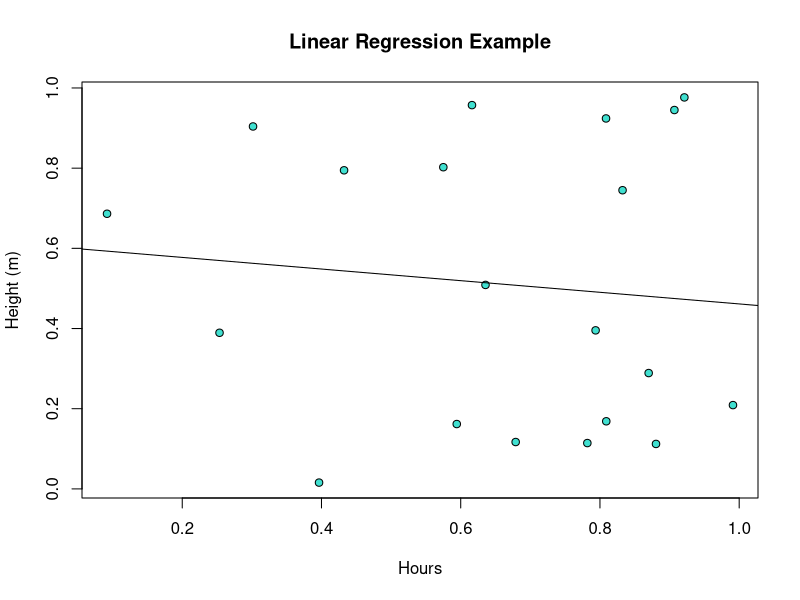
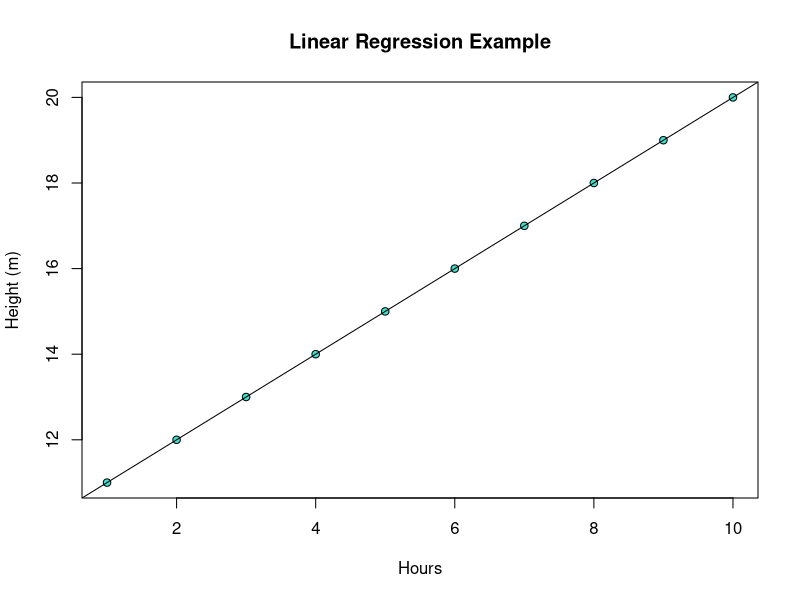
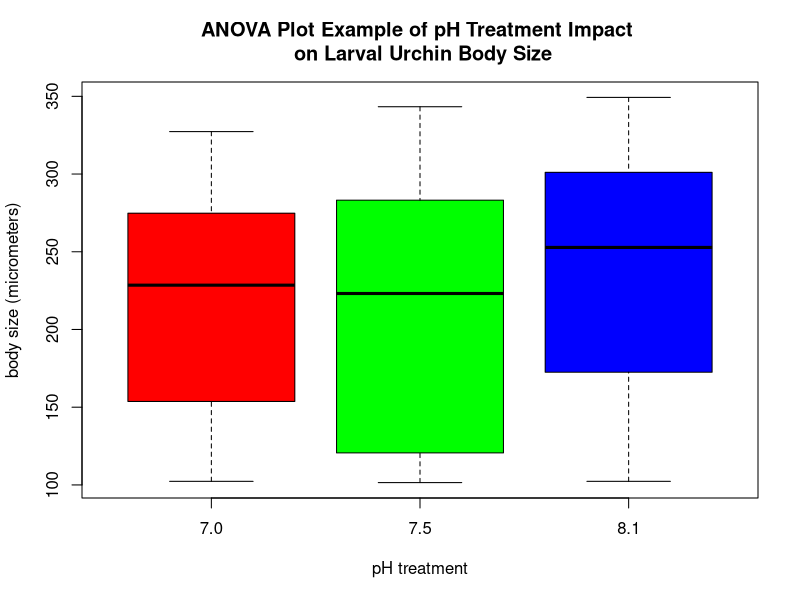
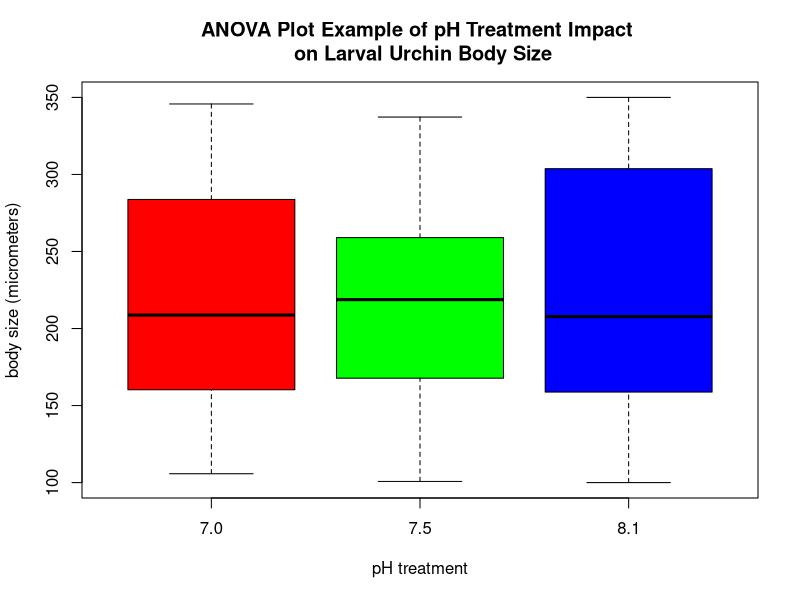
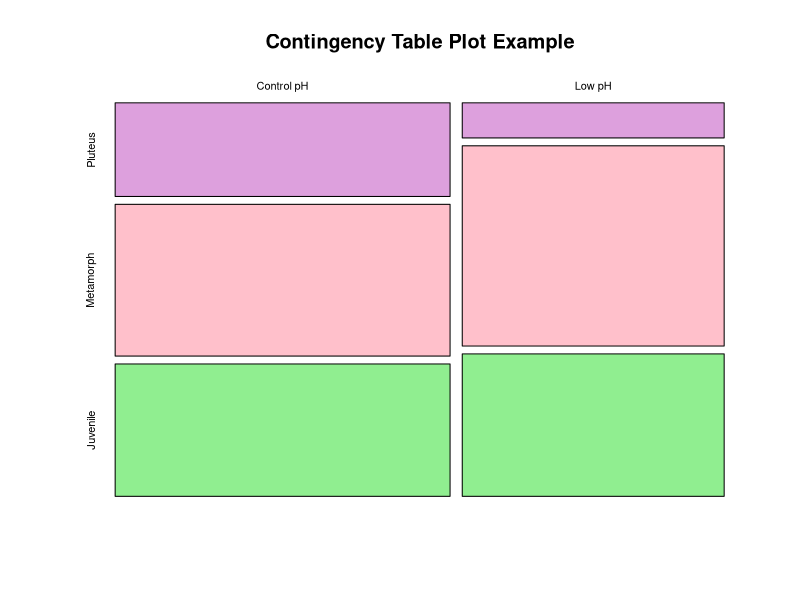
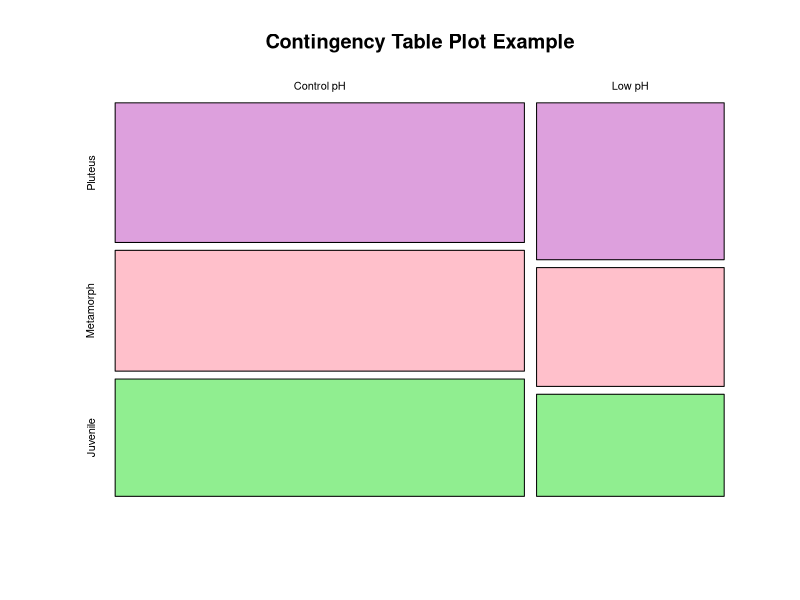
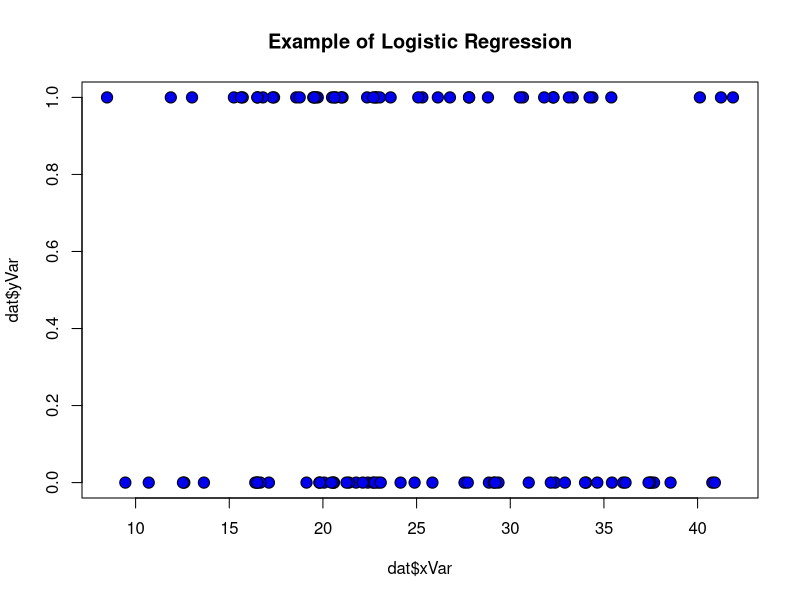
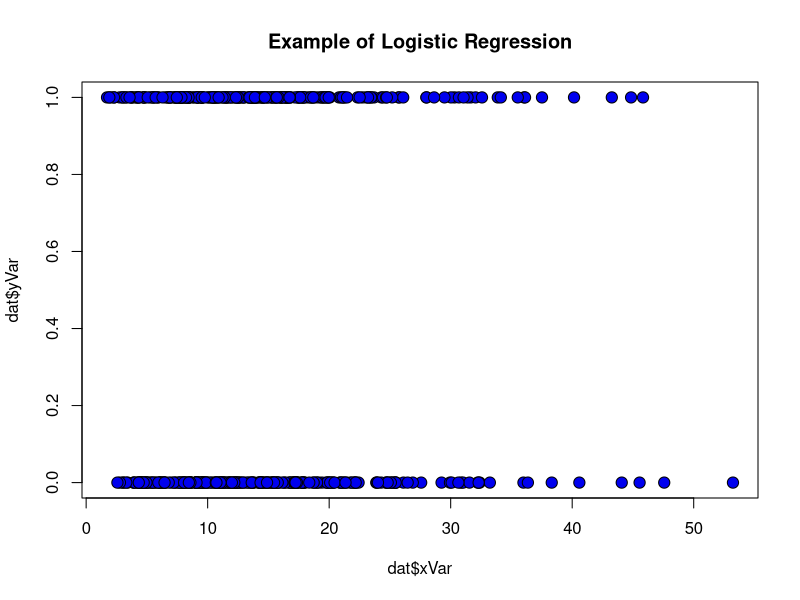

Reproduce these figures in R, in order.
## ---- chunk 1
# Function: fitLinRegOutput
# Fits a simple linear regression, provides the output only (without plot)
# inputs: numeric vector of predictor variable 'x' and response variable 'y'
# outputs: slope, p-value, standard error, and t-value
fitLinRegOutput <- function(x=runif(37),y=runif(37)){
  myModel <- lm(y~x)
  myOutput <-c(slope=summary(myModel)$coefficients[2,1],
            pValue=summary(myModel)$coefficients[2,4],
            stdErr=summary(myModel)$coefficients[2,2],
            tValue=summary(myModel)$coefficients[2,3])
  return(myOutput)
}            

# Running function with default settings
fitLinRegOutput()
## ---- chunk 2
# Function: fitLinRegPlot
# Plots linear regression
# inputs: numeric vector of predictor variable 'x' and response variable 'y'
# output: linear regression plot
fitLinRegPlot <- function(x=runif(20),y=runif(20)){
  myModel <- lm(y~x)
  myOutput <- plot(x=x,y=y, pch=21, bg="turquoise", main = "Linear Regression Example", xlab = "Hours", ylab = "Height (m)")
  abline(myModel)
  return(myOutput)
}

# Running function with default settings
fitLinRegPlot()
## ---- chunk 3
# Making matrix for testing function
data <- matrix(c(1:20), ncol = 2, nrow = 10)
x<-data[,1]
y<-data[,2]

# Testing LinRegOutput Function
fitLinRegOutput(x=x,y=y)

# Testing LinRegPlot Function
fitLinRegPlot(x=x,y=y)

## ---- chunk 4
# Function: fitANOVA
# Runs an analysis of variance test on the data, provides the output only (without plot)
# inputs: numeric vectors xVar (predictor) and yVar (response)
# outputs: test statistic, df, p-value


#xVar=as.factor(rep(c("pH_8.1","pH_7.5","pH_7.0"),each=50))
#rand<-seq(from=100,to=350,by=0.5)
#sample(rand,150,replace=TRUE)

fitANOVA <- function(xVar=as.factor(rep(c("pH_8.1","pH_7.5","pH_7.0"),each=50)), yVar= sample(seq(from=100,to=350,by=0.1), 150, replace=TRUE)){
  dataFrame <- data.frame(xVar,yVar)
  myAOVModel <- aov(yVar~xVar,data = dataFrame)
  myAOVOutput<-summary(myAOVModel)
  return(myAOVOutput)
}

# Running function with default settings
fitANOVA()
## ---- chunk 5
# Function: fitANOVAPlot
# Plots boxplot from analysis of variance
# inputs: numeric vectors xVar (predictor) and yVar (response)
# outputs: boxplot

fitANOVAPlot <- function(xVar=as.factor(rep(c("8.1","7.5","7.0"),each=50)), yVar= sample(seq(from=100,to=350,by=0.1), 150, replace=TRUE)){
  dataFrame <- data.frame(xVar,yVar)
  
  myAOVPlot <- boxplot(yVar~xVar, data=dataFrame, col=c("red", "green", "blue"), main = "ANOVA Plot Example of pH Treatment Impact \n on Larval Urchin Body Size", xlab = "pH treatment", ylab = "body size (micrometers)")
  return(myAOVPlot)
}

# Running function with default settings
fitANOVAPlot()
## ---- chunk 6
# Making dataframe for testing functions
xVar <- as.factor(rep(c("8.1","7.5","7.0"),each=50))
yVar <- sample(seq(from=100,to=350,by=0.25), 150, replace=TRUE)
dat <- data.frame(xVar,yVar)

# Testing fitANOVA function
fitANOVA(dat)

# Testing fitANOVAPlot function
fitANOVAPlot(dat)
## ---- chunk 7
# Function: ContTable
# Computes a table from chi-square analysis
# inputs: xVar & yVar (both discrete variables)
# outputs: chi-squared value, df, and p-value

ContTable <- function(xVar=sample(1:100, 3), yVar=sample(1:100, 3)){
  dat <- rbind(xVar,yVar)
  rownames(dat) <- c("Control pH", "Low pH")
  colnames(dat) <- c("Pluteus", "Metamorph", "Juvenile")
CSMod <- chisq.test(dat)
return(print(CSMod))
}

# Running function with default settings
ContTable()
## ---- chunk 8
# Function: ContTablePlot
# Plots results from contingency table
# inputs: xVar & yVar (both discrete variables)
# outputs: contingency table plot (based on chi-squared analysis)

ContTablePlot <- function(xVar=sample(1:100, 3), yVar=sample(1:100, 3)){
  dat <- rbind(xVar,yVar)
  rownames(dat) <- c("Control pH", "Low pH")
  colnames(dat) <- c("Pluteus", "Metamorph", "Juvenile")
  MyPlot <- mosaicplot(x=dat, col = c("plum","pink","lightgreen"), main = "Contingency Table Plot Example")
  return(MyPlot)
}

# Running function with default settings
ContTablePlot()
## ---- chunk 9
# Making 'fake' dataframe for analysis
xVar2 <- c(200,173,168)
yVar2 <- c(103,78,67)
dat2 <- rbind(xVar2,yVar2)

# Testing ContTable function
ContTable(xVar=dat2[1,], yVar=dat2[2,])

# Testing ContTablePlot function
ContTablePlot(xVar=dat2[1,], yVar=dat2[2,])
## ---- chunk 10
# Function: LogReg
# Describes the relationship between a dependent binary variable (y) with an independent variable (x)
# inputs: xVar - continuous variable and yVar - discrete variable
# outputs: slope, z-value, p-value, and deviance residuals

LogReg <- function(xVar=rgamma(n=100,shape=5,scale=5), yVar=rbinom(n=100,size=1,p=0.5)) {
  dat <- data.frame(xVar,yVar)
  myModel <- glm(yVar~xVar, data=dat, family=binomial(link="logit"))
return(summary(myModel))
}

# Running function with default settings
LogReg()
## ---- chunk 11
# Function: LogRegPlot
# Plots the relationship between a dependent binary variable (y) with an independent variable (x)
# inputs: xVar - continuous variable and yVar - discrete variable
# outputs: logistic regression plot

LogRegPlot <- function(xVar=rgamma(n=100,shape=5,scale=5), yVar=rbinom(n=100,size=1,p=0.5)) {
  dat <- data.frame(xVar,yVar)
  MyPlot <- plot(x=dat$xVar, y=dat$yVar, main = "Example of Logistic Regression", pch=21, bg="blue2", cex=1.5)
  return(MyPlot)
}

# Running function with default settings
LogRegPlot()
## ---- chunk 12
# Making fake variables xVar2 and yVar2 as input
xVar2 <- rgamma(n=500, shape=3, scale=5)
yVar2 <- rbinom(n=500, size=1, p=0.5)

# Testing LogReg function
LogReg(x=xVar2,y=yVar2)

# Testing LogRegPlot function
LogRegPlot(x=xVar2,y=yVar2)
